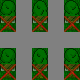

Rendered tile map (Tiled .tmx) drawn with the repository's tilesets; below, a short description and the full map source, tile grids included:
An orthogonal 5x5 tile map with 16x16 px tiles, 4 tile layers (regions, input_layer0, output_collision, output_layer2).

<map version="1.10" tiledversion="1.10.2" orientation="orthogonal" renderorder="right-down" width="5" height="5" tilewidth="16" tileheight="16" infinite="0" backgroundcolor="#808080" nextlayerid="5" nextobjectid="1">
 <tileset firstgid="1" name="newtown" tilewidth="16" tileheight="16" tilecount="800" columns="20">
  <image source="newtown.png" trans="000000" width="320" height="640" />
 </tileset>
 <layer id="1" name="regions" width="5" height="5">
  <data>
   <tile gid="2" />
   <tile />
   <tile gid="2" />
   <tile />
   <tile gid="2" />
   <tile gid="2" />
   <tile />
   <tile gid="2" />
   <tile />
   <tile gid="2" />
   <tile />
   <tile />
   <tile />
   <tile />
   <tile />
   <tile gid="2" />
   <tile />
   <tile gid="2" />
   <tile />
   <tile gid="2" />
   <tile gid="2" />
   <tile />
   <tile gid="2" />
   <tile />
   <tile gid="2" />
  </data>
 </layer>
 <layer id="2" name="input_layer0" width="5" height="5">
  <data>
   <tile />
   <tile />
   <tile />
   <tile />
   <tile />
   <tile gid="11" />
   <tile />
   <tile gid="12" />
   <tile />
   <tile gid="13" />
   <tile />
   <tile />
   <tile />
   <tile />
   <tile />
   <tile />
   <tile />
   <tile />
   <tile />
   <tile />
   <tile gid="17" />
   <tile />
   <tile gid="18" />
   <tile />
   <tile gid="19" />
  </data>
 </layer>
 <layer id="3" name="output_collision" width="5" height="5" opacity="0.53">
  <data>
   <tile />
   <tile />
   <tile />
   <tile />
   <tile />
   <tile gid="74" />
   <tile />
   <tile gid="74" />
   <tile />
   <tile gid="74" />
   <tile />
   <tile />
   <tile />
   <tile />
   <tile />
   <tile />
   <tile />
   <tile />
   <tile />
   <tile />
   <tile gid="74" />
   <tile />
   <tile gid="74" />
   <tile />
   <tile gid="74" />
  </data>
 </layer>
 <layer id="4" name="output_layer2" width="5" height="5">
  <data>
   <tile gid="8" />
   <tile />
   <tile gid="9" />
   <tile />
   <tile gid="10" />
   <tile />
   <tile />
   <tile />
   <tile />
   <tile />
   <tile />
   <tile />
   <tile />
   <tile />
   <tile />
   <tile gid="8" />
   <tile />
   <tile gid="9" />
   <tile />
   <tile gid="10" />
   <tile />
   <tile />
   <tile />
   <tile />
   <tile />
  </data>
 </layer>
</map>
